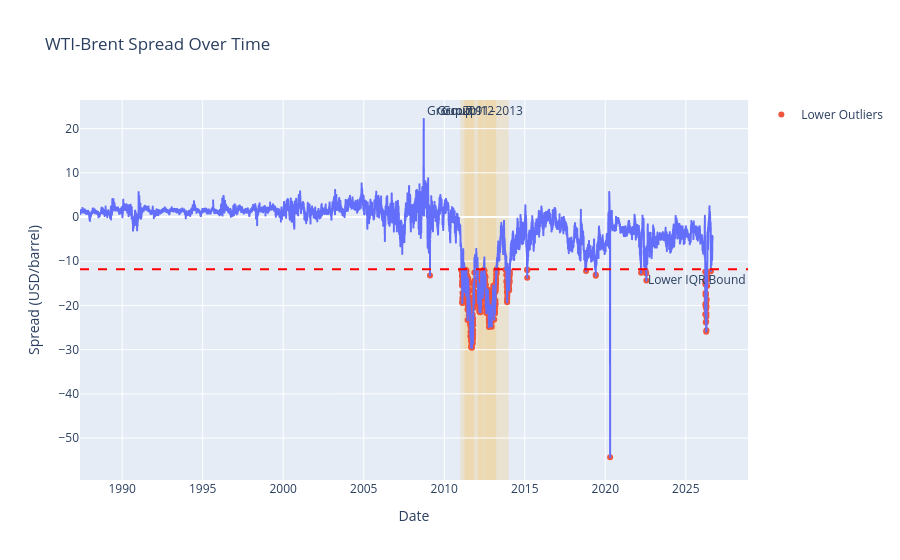

Notebook source saved alongside this figure:
### Code cell
for _, row in df_major_periods.iterrows():
    fig.add_vrect(
        x0=row['start_date'],
        x1=row['end_date'],
        fillcolor='orange',
        opacity=0.15,
        layer='below',
        line_width=0,
        annotation_text=f"Group {row['outlier_group']}"
    )


fig.show()

### Figure 1 — Plotly figure (JSON) as saved in the notebook; plotly's stock layout.template omitted (floating-point values rounded to 4 significant figures; data arrays with more than 128 entries replaced by an {"elided": "..."} marker saying what was removed)
{"data": [{"hovertemplate": "Date=%{x}<br>Spread=%{y}<extra></extra>", "legendgroup": "", "line": {"color": "#636efa", "dash": "solid"}, "marker": {"symbol": "circle"}, "mode": "lines", "name": "", "showlegend": false, "type": "scattergl", "x": {"elided": "9790 str values"}, "xaxis": "x", "y": {"elided": "9790 float values"}, "yaxis": "y"}, {"mode": "markers", "name": "Lower Outliers", "type": "scatter", "x": {"elided": "559 str values"}, "y": {"elided": "559 float values"}}], "layout": {"annotations": [{"showarrow": false, "text": "Lower IQR Bound", "x": 1, "xanchor": "right", "xref": "x domain", "y": -11.81, "yanchor": "top", "yref": "y"}, {"showarrow": false, "text": "2011–2013", "x": "2011-01-01", "xanchor": "left", "xref": "x", "y": 1, "yanchor": "top", "yref": "y domain"}, {"showarrow": false, "text": "Group 7", "x": "2011-11-15T00:00:00", "xanchor": "right", "xref": "x", "y": 1, "yanchor": "top", "yref": "y domain"}, {"showarrow": false, "text": "Group 9", "x": "2012-06-18T00:00:00", "xanchor": "right", "xref": "x", "y": 1, "yanchor": "top", "yref": "y domain"}, {"showarrow": false, "text": "Group 12", "x": "2013-03-25T00:00:00", "xanchor": "right", "xref": "x", "y": 1, "yanchor": "top", "yref": "y domain"}], "legend": {"tracegroupgap": 0}, "shapes": [{"line": {"color": "red", "dash": "dash"}, "type": "line", "x0": 0, "x1": 1, "xref": "x domain", "y0": -11.81, "y1": -11.81, "yref": "y"}, {"fillcolor": "orange", "layer": "below", "line": {"width": 0}, "opacity": 0.15, "type": "rect", "x0": "2011-01-01", "x1": "2013-12-31", "xref": "x", "y0": 0, "y1": 1, "yref": "y domain"}, {"fillcolor": "orange", "layer": "below", "line": {"width": 0}, "opacity": 0.15, "type": "rect", "x0": "2011-04-04T00:00:00", "x1": "2011-11-15T00:00:00", "xref": "x", "y0": 0, "y1": 1, "yref": "y domain"}, {"fillcolor": "orange", "layer": "below", "line": {"width": 0}, "opacity": 0.15, "type": "rect", "x0": "2012-02-01T00:00:00", "x1": "2012-06-18T00:00:00", "xref": "x", "y0": 0, "y1": 1, "yref": "y domain"}, {"fillcolor": "orange", "layer": "below", "line": {"width": 0}, "opacity": 0.15, "type": "rect", "x0": "2012-07-03T00:00:00", "x1": "2013-03-25T00:00:00", "xref": "x", "y0": 0, "y1": 1, "yref": "y domain"}], "title": {"text": "WTI-Brent Spread Over Time"}, "xaxis": {"anchor": "y", "domain": [0, 1], "title": {"text": "Date"}}, "yaxis": {"anchor": "x", "domain": [0, 1], "title": {"text": "Spread (USD/barrel)"}}}}
